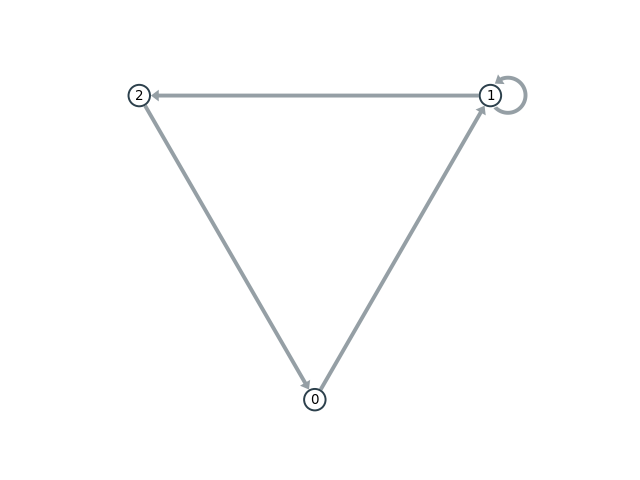

Generate this figure with Python:
#!/usr/bin/env python
"""Basic example"""

import matplotlib.pyplot as plt

from netgraph import Graph

triangle = [
    (0, 1),
    (1, 2),
    (2, 0),
    (1, 1),
]
Graph(
    triangle,
    node_labels=True,
    arrows=True,
)
plt.gcf().savefig("publication/basic_example.png")
plt.show()
